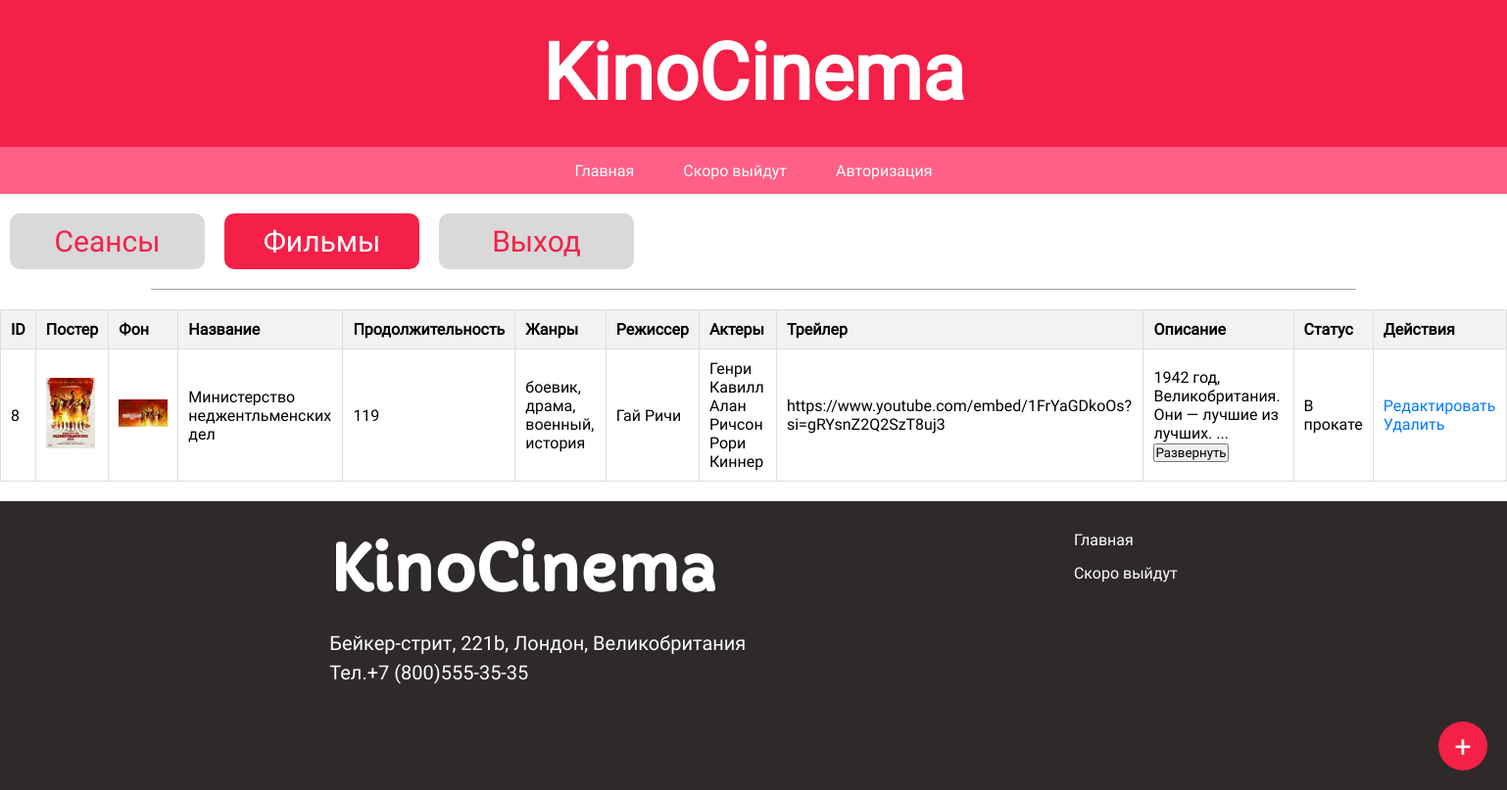
The page /admin/film.php on the database its author committed.
### tables this page shows
CREATE TABLE `film_session` (
  `id_film_session` int(11) NOT NULL,
  `name_film` varchar(255) NOT NULL,
  `duration` int(11) DEFAULT NULL,
  `genres` varchar(255) DEFAULT NULL,
  `director` varchar(255) DEFAULT NULL,
  `cast` text,
  `trailer` varchar(255) DEFAULT NULL,
  `poster` varchar(255) DEFAULT NULL,
  `fon` varchar(255) DEFAULT NULL,
  `description` text,
  `status` enum('0','1') NOT NULL DEFAULT '0'
);

### admin/film.php (the view, shortened to what this page needs)
<?php
require_once "../header.php";
$sql = "SELECT * FROM film_session";
$result = mysqli_query($connection, $sql);
$status = ['Скоро', 'В прокате']
?>
<!DOCTYPE html>
<html>
<head>
  <link rel="stylesheet" href="../css/admin.css">
</head>
<body>
  <div class="button-container">
    <a href="index.php" class="button button-tickets">Сеансы</a>
    <a href="#" class="button button-data">Фильмы</a>
    <a href="../signout.php" class="button button-exit">Выход</a>
  </div>
  <div class="line-container">
    <div class="line"></div>
  </div>
  <table>
    <thead>
      <tr>
        <th>ID</th>
        <th>Постер</th>
        <th>Фон</th>
        <th>Название</th>
        <th>Продолжительность</th>
        <th>Жанры</th>
        <th>Режиссер</th>
        <th>Актеры</th>
        <th>Трейлер</th>
        <th>Описание</th>
        <th>Статус</th>
        <th>Действия</th>
      </tr>
    </thead>
    <tbody>
      <?php while ($film = mysqli_fetch_assoc($result)) : ?>
        <tr>
          <td><?= $film['id_film_session'] ?></td>
          <td><img src="../img/films/<?= $film['poster'] ?>" alt="<?= $film['name_film'] ?>" width="50"></td>
          <td><img src="../img/films/<?= $film['fon'] ?>" alt="<?= $film['name_film'] ?>" width="50"></td>
          <td><?= $film['name_film'] ?></td>
          <td><?= $film['duration'] ?></td>
          <td><?= $film['genres'] ?></td>
          <td><?= $film['director'] ?></td>
          <td><?= $film['cast'] ?></td>
          <td><?= $film['trailer'] ?></td>
          <td>
            <span>
              <?= mb_substr($film['description'], 0, 50, 'UTF-8') ?>
              <span id="dots_<?= $film['id_film_session'] ?>">...</span>
            </span>
            <button onclick="toggleDescription(<?= $film['id_film_session'] ?>)" id="btn_<?= $film['id_film_session'] ?>">Развернуть</button>
          </td>
          <td>
            <?= $status[$film['status']]?>
          </td>
          <td>
          <a href="#" onclick="openEditFilmModal(<?= $film['id_film_session'] ?>)">Редактировать</a>
            <a href='#' onclick="confirmDelete(<?= $film['id_film_session'] ?>)">Удалить</a>
          </td>
        </tr>
      <?php endwhile; ?>
    </tbody>
  </table>
  <a href="#" class="add-button"></a>
</body>
</html>
<?php
require_once "../footer.php";
?>

### css/style.css (style rules this page uses)
* { margin: 0; font-family: 'Roboto-Regular'; padding: 0; }
a { text-decoration: none; }

### css/admin.css (style rules this page uses)
.button-container { display: flex; flex-wrap: wrap; }
.button { width: 199px; height: 57px; border: none; font-size: 30px; cursor: pointer; border-radius: 10px; margin: 20px 10px; text-decoration: none; background-color: #F42048; color: white; display: flex; justify-content: center; align-items: center; }
.button-tickets, .button-exit { background-color: #D9D9D9; color: #F42048; }
.line-container { display: flex; justify-content: center; }
.line { width: 1734px; height: 1px; background-color: black; }
@media (max-width: 1734px) { .line { width: 80%; } }
.line { height: 1px; background-color: #A3A3A3; margin: 0 auto; max-width: 90%; }
table { width: 100%; border-collapse: collapse; margin-top: 20px; margin-bottom: 20px; font-family: sans-serif; }
th, td { border: 1px solid #ddd; padding: 10px; text-align: left; }
th { background-color: #f2f2f2; font-weight: bold; }
a { color: #007bff; text-decoration: none; }
.add-button { position: fixed; bottom: 20px; right: 20px; display: flex; align-items: center; justify-content: center; width: 50px; height: 50px; background-color: #F42048; border-radius: 50%; cursor: pointer; }
.add-button::before { content: "+"; font-size: 30px; color: white; }
.add-button { transition: transform 0.2s ease; }

### rows shown on the page
film_session: id_film_session "8", poster (picture), fon (picture), name_film "Министерство неджентльменских дел", duration "119", genres "боевик, драма, военный, история", director "Гай Ричи", cast "Генри Кавилл Алан Ричсон Рори Киннер", trailer "https://www.youtube.com/embed/1FrYaGDkoOs?si=gRYsnZ2Q2SzT8uj3", description "1942 год, Великобритания. Они — лучшие из лучших.", status "В прокате"
